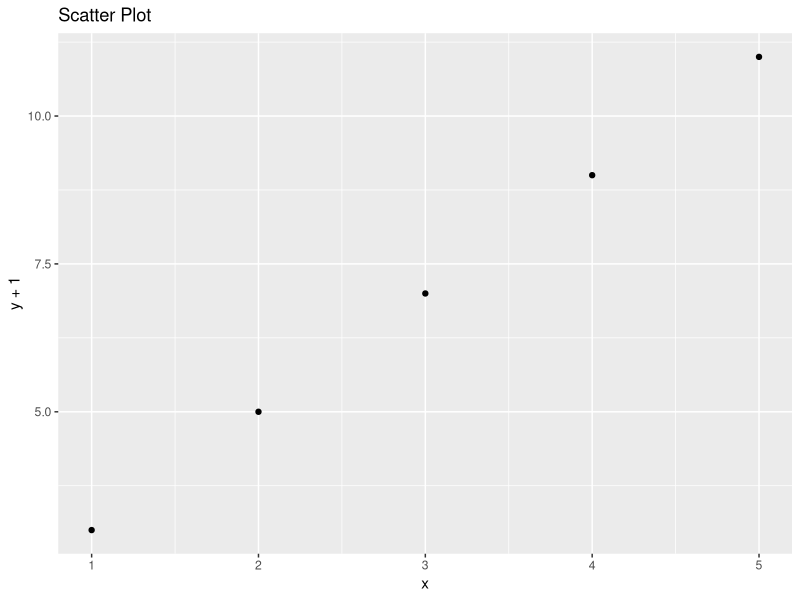
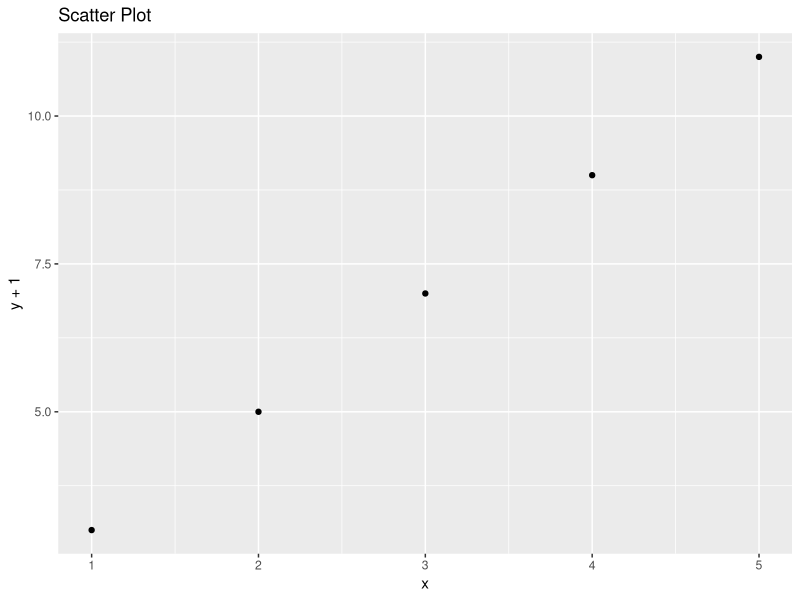

Write the R code that produced these figures, in order.
library(ggplot2)
library(cluster)

print(R.version)
#z<-40
# Calculate the mean of a set of numbers
x <- 14+3
a<-paste("hello","hellooooo")
print(a)
print(paste("the value of x is ", x))
mean_val <- mean(c(1, 2, 3, 4, 5))
sum_val <- sum(c(1, 2, 3, 4, 5))
print(paste("the sum value is :", sum_val))
print(paste("The mean value is:", mean_val))
print(paste("hello da", "hello"))

#use [paste] for concatenation
# Load the ggplot2 package.


# Create a data frame with two columns: x and y.
data <- data.frame(x = c(1, 2, 3, 4, 5), y = c(2, 4, 6, 8, 10))

# Create a scatter plot of the data.
ggplot(data, aes(x = x, y = y+1)) +
  geom_point() +
  ggtitle("Scatter Plot")

# Show the plot.
print(last_plot())


#exponnent of the array of the list
print(c(3,4,5,6)^c(2,3))#will get warning
print(c(3,4,5,6)^c(2,3,4))#will get warning
print(c(3,4,5,6)^c(2,3,5,6))#wont get warning


#sqrt  fucntions
print(sqrt(c(3,4,5,6,7)))
print(sqrt(5))


#finding the sum
v1 <- c(2,3,5,6,7,8,9)
print(paste("the sum of the numbers is:",sum(v1)))

#finding the summation of x squar3
square<-c(3,4,5,6)^c(2)
print(paste("sum of the suare of the numeber is :",sum(square)))